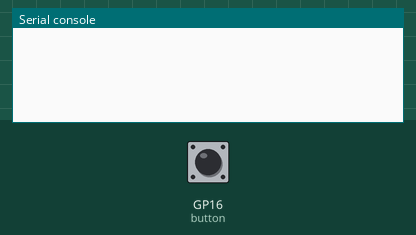
Simulated run of this program. Board: Raspberry Pi Pico running MicroPython. Parts: the last lines printed to the serial console. The test bench sets the inputs (shaded band); at power-on: GP16 (button) HIGH. The clock reads 2024-03-15 10:24:30 at power-on unless the program sets it.

Above: at 1.2 s.
1.3 s: GP16 (button) pulled LOW for 0.15 s
At 2.6 s:
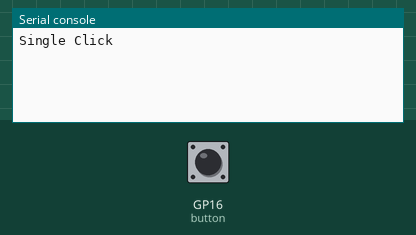
3.5 s: GP16 (button) pulled LOW for 1 s
At 5.7 s:
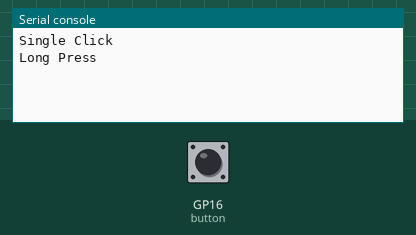
6.0 s: GP16 (button) pulsed LOW 2 times (0.12 s each, 0.3 s apart)
At 8.4 s:
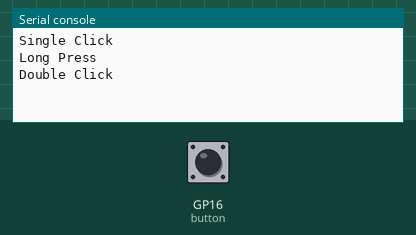

Measured:
- after the input at 1.3 s, the serial console: prints a new line after 0.72 s (image 1)
- after the input at 3.5 s, the serial console: prints a new line after 1.0 s (image 2)
- after the input at 6.0 s, the serial console: prints a new line after 1.0 s (image 3)

The program:

step-picozero-06.py
```python
# 配線方法
# [GPIO 16] --- [ボタン] --- [GND]

"""
クリック判定プログラム

このプログラムは、Raspberry Pi Pico に接続されたボタン (GPIO16) を使用して、
以下の 3 種類のクリックタイプを判定し、結果を出力します。

1. Single Click (シングルクリック)
   - ボタンを 1 回短く押すと判定されます。
2. Double Click (ダブルクリック)
   - ボタンを短い間隔で 2 回押すと判定されます。
3. Long Press (長押し)
   - ボタンを 1 秒以上押し続けると判定されます。

機能:
- ボタンの押下と解放をイベントとして処理します (ポーリング不要)。
- 判定されたクリックタイプを 1 回だけ出力します。

使用方法:
- プログラムを Raspberry Pi Pico 上で実行してください。
- GPIO16 ピンにボタンを接続し、片方を GND に接続します。

注意:
- クリック間隔 (CLICK_INTERVAL) や長押し判定時間 (LONG_PRESS_DURATION) は、
  必要に応じて調整可能です。
"""

from picozero import Button
from time import time, sleep

# 定数設定
LONG_PRESS_DURATION = 1  # 長押しの判定時間 (秒)
CLICK_INTERVAL = 0.4     # クリック間の最大間隔 (秒)
POLL_INTERVAL = 0.1      # 判定ポーリング間隔 (秒)

button = Button(16, pull_up=True)  # 内部プルアップ抵抗を有効化

# 状態管理変数
click_count = 0
press_start_time = 0
last_release_time = 0
is_long_press = False
click_result = None  # 判定結果を格納


def record_press_time():
    """ボタンが押された時刻を記録"""
    global press_start_time, is_long_press
    press_start_time = time()
    is_long_press = False  # 長押しフラグをリセット


def handle_release():
    """ボタンが離された時の処理"""
    global click_count, is_long_press, last_release_time, click_result

    release_time = time()
    press_duration = release_time - press_start_time

    if press_duration >= LONG_PRESS_DURATION:
        click_result = "Long Press"
        is_long_press = True
        click_count = 0  # 長押しの場合、クリックカウントをリセット
    else:
        click_count += 1
        last_release_time = release_time  # 最後のクリック時間を更新


def determine_click_type():
    """クリックタイプを判定して結果を更新"""
    global click_count, last_release_time, is_long_press, click_result

    current_time = time()
    if click_count > 0 and (current_time - last_release_time > CLICK_INTERVAL) and not is_long_press:
        if click_count == 1:
            click_result = "Single Click"
        elif click_count == 2:
            click_result = "Double Click"
        click_count = 0  # 判定後にリセット


def print_click_result():
    """クリック結果を出力"""
    global click_result
    if click_result:
        print(click_result)
        click_result = None  # 出力後にリセット


# 割り込みの設定
button.when_pressed = record_press_time
button.when_released = handle_release

# メインループでクリックタイプを管理
while True:
    determine_click_type()  # クリックタイプを判定
    print_click_result()    # 判定結果を出力
    sleep(POLL_INTERVAL)
```
